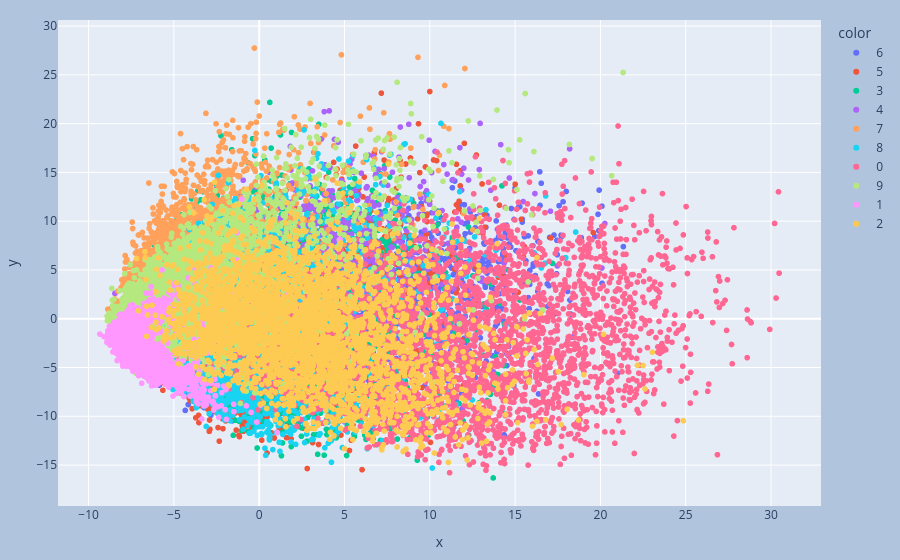

Write notebook code for a chart like this one.
### Code cell
import plotly.express as px

y_train_trf = y_train.astype(str)

fig = px.scatter(
    x=X_train_trf[:,0],
    y=X_train_trf[:,1],
    color=y_train_trf
)

fig.update_layout(
    margin=dict(l=20, r=20, t=20, b=20),
    paper_bgcolor="LightSteelBlue",
)

fig.show()

### Figure 1 — Plotly figure (JSON) as saved in the notebook; plotly's stock layout.template omitted (floating-point values rounded to 4 significant figures; data arrays with more than 128 entries replaced by an {"elided": "..."} marker saying what was removed)
{"data": [{"hovertemplate": "color=6<br>x=%{x}<br>y=%{y}<extra></extra>", "legendgroup": "6", "marker": {"color": "#636efa", "symbol": "circle"}, "mode": "markers", "name": "6", "showlegend": true, "type": "scattergl", "x": {"elided": "3352 float values"}, "xaxis": "x", "y": {"elided": "3352 float values"}, "yaxis": "y"}, {"hovertemplate": "color=5<br>x=%{x}<br>y=%{y}<extra></extra>", "legendgroup": "5", "marker": {"color": "#EF553B", "symbol": "circle"}, "mode": "markers", "name": "5", "showlegend": true, "type": "scattergl", "x": {"elided": "3093 float values"}, "xaxis": "x", "y": {"elided": "3093 float values"}, "yaxis": "y"}, {"hovertemplate": "color=3<br>x=%{x}<br>y=%{y}<extra></extra>", "legendgroup": "3", "marker": {"color": "#00cc96", "symbol": "circle"}, "mode": "markers", "name": "3", "showlegend": true, "type": "scattergl", "x": {"elided": "3414 float values"}, "xaxis": "x", "y": {"elided": "3414 float values"}, "yaxis": "y"}, {"hovertemplate": "color=4<br>x=%{x}<br>y=%{y}<extra></extra>", "legendgroup": "4", "marker": {"color": "#ab63fa", "symbol": "circle"}, "mode": "markers", "name": "4", "showlegend": true, "type": "scattergl", "x": {"elided": "3233 float values"}, "xaxis": "x", "y": {"elided": "3233 float values"}, "yaxis": "y"}, {"hovertemplate": "color=7<br>x=%{x}<br>y=%{y}<extra></extra>", "legendgroup": "7", "marker": {"color": "#FFA15A", "symbol": "circle"}, "mode": "markers", "name": "7", "showlegend": true, "type": "scattergl", "x": {"elided": "3508 float values"}, "xaxis": "x", "y": {"elided": "3508 float values"}, "yaxis": "y"}, {"hovertemplate": "color=8<br>x=%{x}<br>y=%{y}<extra></extra>", "legendgroup": "8", "marker": {"color": "#19d3f3", "symbol": "circle"}, "mode": "markers", "name": "8", "showlegend": true, "type": "scattergl", "x": {"elided": "3228 float values"}, "xaxis": "x", "y": {"elided": "3228 float values"}, "yaxis": "y"}, {"hovertemplate": "color=0<br>x=%{x}<br>y=%{y}<extra></extra>", "legendgroup": "0", "marker": {"color": "#FF6692", "symbol": "circle"}, "mode": "markers", "name": "0", "showlegend": true, "type": "scattergl", "x": {"elided": "3316 float values"}, "xaxis": "x", "y": {"elided": "3316 float values"}, "yaxis": "y"}, {"hovertemplate": "color=9<br>x=%{x}<br>y=%{y}<extra></extra>", "legendgroup": "9", "marker": {"color": "#B6E880", "symbol": "circle"}, "mode": "markers", "name": "9", "showlegend": true, "type": "scattergl", "x": {"elided": "3350 float values"}, "xaxis": "x", "y": {"elided": "3350 float values"}, "yaxis": "y"}, {"hovertemplate": "color=1<br>x=%{x}<br>y=%{y}<extra></extra>", "legendgroup": "1", "marker": {"color": "#FF97FF", "symbol": "circle"}, "mode": "markers", "name": "1", "showlegend": true, "type": "scattergl", "x": {"elided": "3775 float values"}, "xaxis": "x", "y": {"elided": "3775 float values"}, "yaxis": "y"}, {"hovertemplate": "color=2<br>x=%{x}<br>y=%{y}<extra></extra>", "legendgroup": "2", "marker": {"color": "#FECB52", "symbol": "circle"}, "mode": "markers", "name": "2", "showlegend": true, "type": "scattergl", "x": {"elided": "3331 float values"}, "xaxis": "x", "y": {"elided": "3331 float values"}, "yaxis": "y"}], "layout": {"legend": {"title": {"text": "color"}, "tracegroupgap": 0}, "margin": {"b": 20, "l": 20, "r": 20, "t": 20}, "paper_bgcolor": "LightSteelBlue", "xaxis": {"anchor": "y", "domain": [0, 1], "title": {"text": "x"}}, "yaxis": {"anchor": "x", "domain": [0, 1], "title": {"text": "y"}}}}
